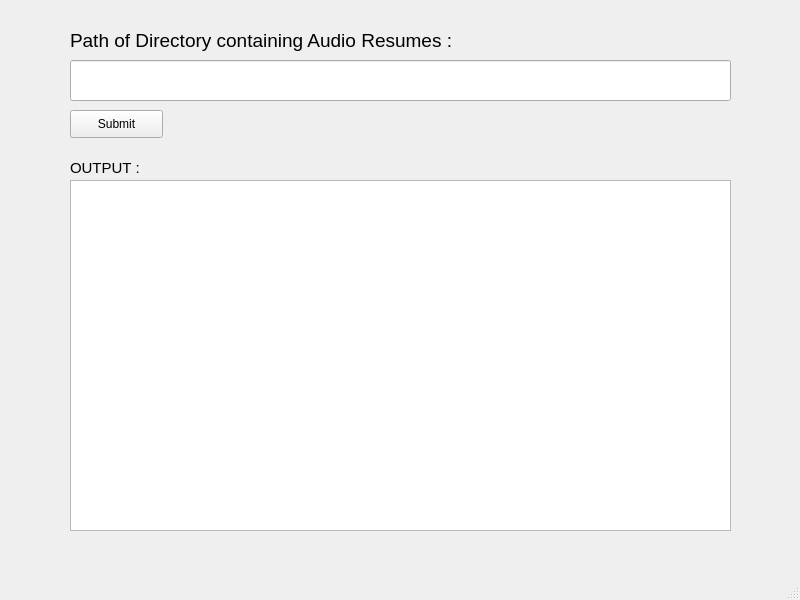
<?xml version="1.0" encoding="UTF-8"?>
<ui version="4.0">
 <class>MainWindow</class>
 <widget class="QMainWindow" name="MainWindow">
  <property name="geometry">
   <rect>
    <x>0</x>
    <y>0</y>
    <width>800</width>
    <height>600</height>
   </rect>
  </property>
  <property name="windowTitle">
   <string>MainWindow</string>
  </property>
  <widget class="QWidget" name="centralwidget">
   <widget class="QLineEdit" name="inpAdd">
    <property name="geometry">
     <rect>
      <x>70</x>
      <y>60</y>
      <width>661</width>
      <height>41</height>
     </rect>
    </property>
    <property name="font">
     <font>
      <pointsize>12</pointsize>
     </font>
    </property>
    <property name="text">
     <string/>
    </property>
   </widget>
   <widget class="QLabel" name="label1">
    <property name="geometry">
     <rect>
      <x>70</x>
      <y>20</y>
      <width>471</width>
      <height>41</height>
     </rect>
    </property>
    <property name="font">
     <font>
      <pointsize>14</pointsize>
     </font>
    </property>
    <property name="text">
     <string>Path of Directory containing Audio Resumes :</string>
    </property>
   </widget>
   <widget class="QLabel" name="label">
    <property name="geometry">
     <rect>
      <x>70</x>
      <y>160</y>
      <width>101</width>
      <height>16</height>
     </rect>
    </property>
    <property name="font">
     <font>
      <pointsize>11</pointsize>
     </font>
    </property>
    <property name="text">
     <string>OUTPUT :</string>
    </property>
   </widget>
   <widget class="QTextEdit" name="OpText">
    <property name="geometry">
     <rect>
      <x>70</x>
      <y>180</y>
      <width>661</width>
      <height>351</height>
     </rect>
    </property>
   </widget>
   <widget class="QPushButton" name="submitbut">
    <property name="geometry">
     <rect>
      <x>70</x>
      <y>110</y>
      <width>93</width>
      <height>28</height>
     </rect>
    </property>
    <property name="text">
     <string>Submit</string>
    </property>
   </widget>
  </widget>
  <widget class="QMenuBar" name="menubar">
   <property name="geometry">
    <rect>
     <x>0</x>
     <y>0</y>
     <width>800</width>
     <height>26</height>
    </rect>
   </property>
  </widget>
  <widget class="QStatusBar" name="statusbar"/>
 </widget>
 <resources/>
 <connections/>
</ui>
